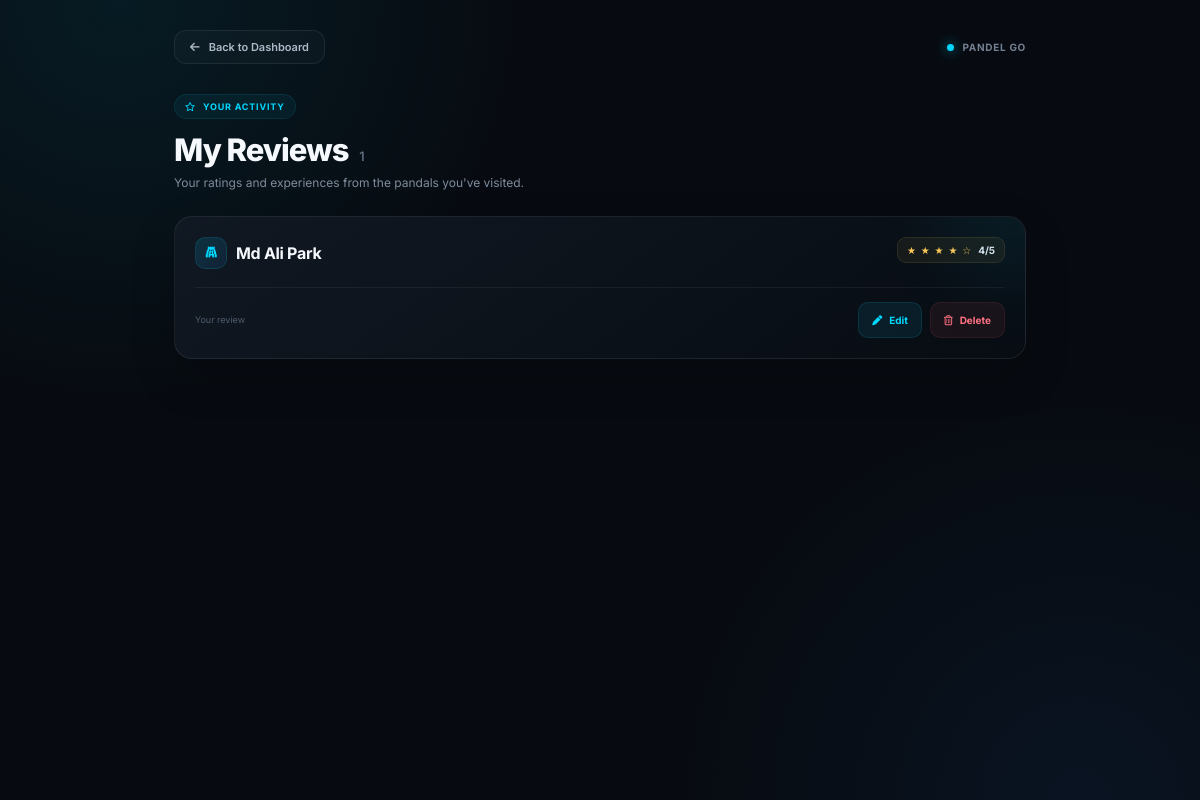
The app's page /my-reviews/ (signed in), older data.
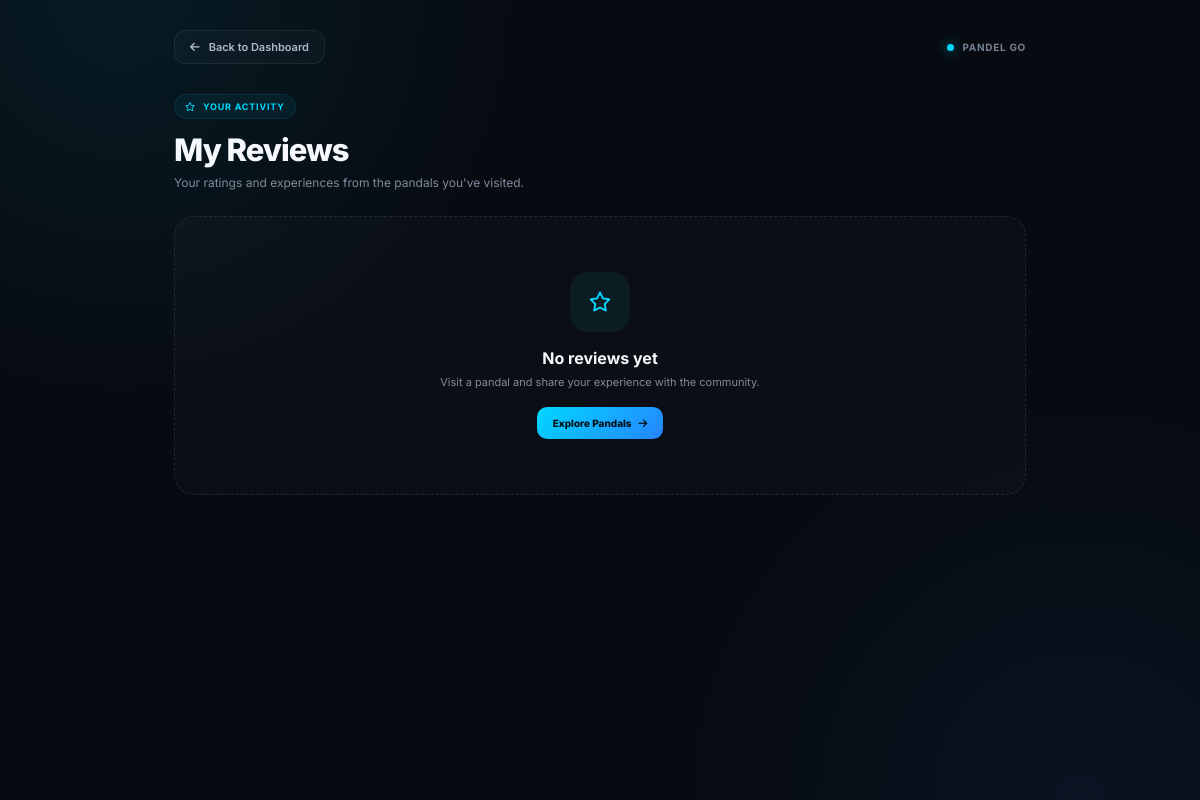
The same page, newer data.
### pandals/models.py (models this page shows, shortened)
class Review(models.Model):
    user = models.ForeignKey(User, on_delete=models.CASCADE)
    pandal = models.ForeignKey(Pandal, on_delete=models.CASCADE)
    rating = models.IntegerField()
    comment = models.TextField(blank=True)
    created_at = models.DateTimeField(auto_now_add=True)
    class Meta:
        unique_together = ('user','pandal')

class Pandal(models.Model):
    name = models.CharField(max_length=100)
    area = models.CharField(max_length=100)
    latitude = models.FloatField()
    longitude = models.FloatField()
    theme = models.CharField(max_length=100)
    rating = models.FloatField(default=0)  # cache avg rating

### pandals/views.py (the view)
# urls.py: path("my-reviews/", views.my_reviews, name="my_reviews"),
@login_required
def my_reviews(request):
    reviews = Review.objects.filter(user=request.user).select_related("pandal")
    return render(request, "pandals/my_reviews.html", {"reviews":reviews})

### pandals/templates/pandals/my_reviews.html (shortened to what this page needs)
<!DOCTYPE html>
<html lang="en">
<head>
    <link
        rel="stylesheet"
        href="https://cdnjs.cloudflare.com/ajax/libs/font-awesome/6.5.2/css/all.min.css"
    >
</head>
<body>
<div class="page-background"></div>
<main class="page">
    <nav class="top-nav">
        <a
            href="{% url 'dashboard' %}"
            class="back-button"
        >
            <i class="fa-solid fa-arrow-left"></i>
            Back to Dashboard
        </a>
        <div class="brand-mini">
            <span class="brand-dot"></span>
            PANDEL GO
        </div>
    </nav>
    <header class="page-header">
        <div class="page-label">
            <i class="fa-regular fa-star"></i>
            Your Activity
        </div>
        <h1>
            My Reviews
            {% if reviews %}
            <span class="review-count">
                {{ reviews|length }}
            </span>
            {% endif %}
        </h1>
        <p>
            Your ratings and experiences from the pandals you've visited.
        </p>
    </header>
    {% if reviews %}
    <section class="reviews-list">
        {% for r in reviews %}
        <article class="review-card">
            <div class="review-top">
                <div class="pandal-info">
                    <div class="pandal-name">
                        <span class="pandal-icon">
                            <i class="fa-solid fa-gopuram"></i>
                        </span>
                        {{ r.pandal.name }}
                    </div>
                </div>
                <div class="rating-box">
                    <span class="stars">
                        {% if r.rating >= 1 %}★{% else %}☆{% endif %}
                        {% if r.rating >= 2 %}★{% else %}☆{% endif %}
                        {% if r.rating >= 3 %}★{% else %}☆{% endif %}
                        {% if r.rating >= 4 %}★{% else %}☆{% endif %}
                        {% if r.rating >= 5 %}★{% else %}☆{% endif %}
                    </span>
                    <span class="rating-number">
                        {{ r.rating }}/5
                    </span>
                </div>
            </div>
            <div class="review-actions">
                <span class="review-label">
                    Your review
                </span>
                <div class="action-group">
                    <button
                        type="button"
                        class="btn btn-edit"
                        data-id="{{ r.id }}"
                        data-comment="{{ r.comment|escapejs }}"
                        data-rating="{{ r.rating }}"
                        onclick="openEdit(this)"
                    >
                        <i class="fa-solid fa-pen"></i>
                        Edit
                    </button>
                    <a
                        href="{% url 'delete_review' r.id %}"
                        class="btn btn-delete"
                        onclick="return confirm('Delete this review?');"
                    >
                        <i class="fa-regular fa-trash-can"></i>
                        Delete
                    </a>
                </div>
            </div>
        </article>
        {% endfor %}
    </section>
    {% else %}
    <section class="empty-state">
        <div class="empty-icon">
            <i class="fa-regular fa-star"></i>
        </div>
        <h3>
            No reviews yet
        </h3>
        <p>
            Visit a pandal and share your experience with the community.
        </p>
        <a
            href="{% url 'dashboard' %}"
            class="explore-button"
        >
            Explore Pandals
            <i class="fa-solid fa-arrow-right"></i>
        </a>
    </section>
    {% endif %}
</main>
</body>
</html>

### pandals/templates/pandals/my_reviews.html (style rules this page uses)
:root { --bg: #070b11; --surface: #0d131c; --surface-2: #111923; --text: #f5f8fc; --muted: #7f8b9b; --cyan: #00d8ff; --blue: #2784ff; --green: #00e89a; --red: #ff5869; --yellow: #ffc857; --border: rgba(255,255,255,.075); }
* { margin: 0; padding: 0; box-sizing: border-box; }
html, body { width: 100%; min-height: 100%; }
body { min-height: 100vh; min-height: 100dvh; font-family: "Inter", sans-serif; background: radial-gradient( circle at 10% 0%, rgba(0,216,255,.08), transparent 30% ), radial-gradient( circle at 90% 100%, rgba(39,132,255,.07), transparent 30% ), var(--bg); color: var(--text); padding: 0; }
.page-background { position: fixed; inset: 0; pointer-events: none; opacity: .14; background-image: linear-gradient( rgba(255,255,255,.018) 1px, transparent 1px ), linear-gradient( 90deg, rgba(255,255,255,.018) 1px, transparent 1px ); background-size: 55px 55px; }
.page { position: relative; z-index: 2; width: min(900px, 100%); margin: auto; padding: 30px 24px 50px; }
.top-nav { display: flex; align-items: center; justify-content: space-between; margin-bottom: 30px; }
.back-button { display: inline-flex; align-items: center; gap: 9px; padding: 9px 15px; border-radius: 12px; border: 1px solid var(--border); background: rgba(255,255,255,.025); color: #aeb9c8; text-decoration: none; font-size: 11px; font-weight: 600; transition: .2s ease; }
.brand-mini { display: flex; align-items: center; gap: 8px; color: #738092; font-size: 10px; font-weight: 700; letter-spacing: .7px; }
.brand-dot { width: 7px; height: 7px; border-radius: 50%; background: var(--cyan); box-shadow: 0 0 12px rgba(0,216,255,.7); }
.page-header { margin-bottom: 26px; }
.page-label { display: inline-flex; align-items: center; gap: 7px; padding: 6px 10px; border-radius: 20px; background: rgba(0,216,255,.06); border: 1px solid rgba(0,216,255,.1); color: var(--cyan); font-size: 9px; font-weight: 700; letter-spacing: .8px; text-transform: uppercase; margin-bottom: 13px; }
.page-header h1 { font-size: 31px; line-height: 1.15; letter-spacing: -1px; font-weight: 800; margin-bottom: 7px; }
.page-header p { color: var(--muted); font-size: 12px; }
.empty-state { padding: 55px 25px; text-align: center; border-radius: 20px; background: rgba(255,255,255,.018); border: 1px dashed rgba(255,255,255,.1); }
.empty-icon { width: 60px; height: 60px; margin: 0 auto 16px; display: flex; align-items: center; justify-content: center; border-radius: 18px; background: rgba(0,216,255,.06); color: var(--cyan); font-size: 20px; }
.empty-state h3 { font-size: 16px; margin-bottom: 7px; }
.empty-state p { color: var(--muted); font-size: 11px; margin-bottom: 18px; }
.explore-button { display: inline-flex; align-items: center; gap: 7px; padding: 10px 16px; border-radius: 10px; background: linear-gradient( 135deg, var(--cyan), var(--blue) ); color: #001017; text-decoration: none; font-size: 10px; font-weight: 800; }

Row changes from the older to the newer data that the page shows:
removed Review: pandal.name "Md Ali Park", rating "4"
Text that changed along with them:
{{ reviews|length }}: "1" → (not shown)
text now shown: "No reviews yet Visit a pandal and share your experience with the community. Explore Pandals"
